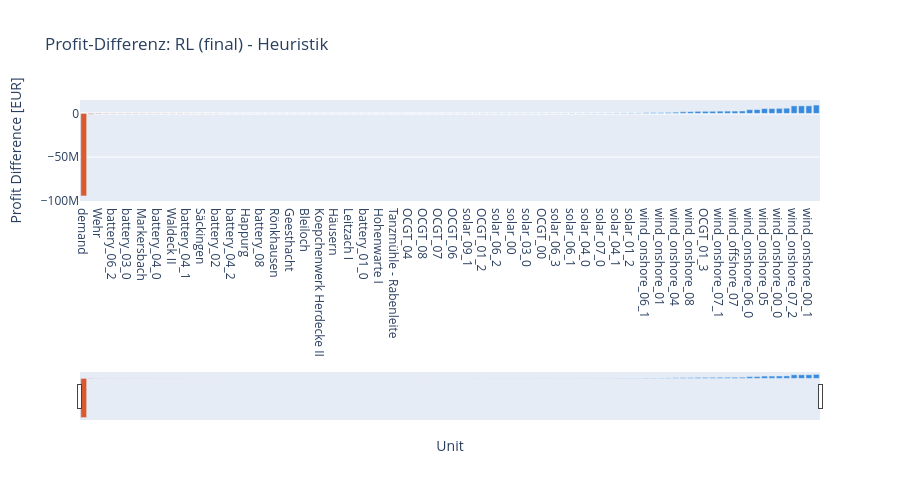

Here is the notebook cell this chart was saved with:
### Code cell
# Profit je Unit: nur FINAL_SIMS, beschnitten aufs gemeinsame Fenster
dispatch_final = clip_to_overlap(dispatch_df[dispatch_df["simulation"].isin(FINAL_SIMS)])

profit_df = (
    dispatch_final.groupby(["unit", "simulation"])
    .agg(energy_cashflow=("energy_cashflow", "sum"),
         total_costs=("total_costs", "sum"))
    .reset_index()
)
profit_df["profit"] = profit_df["energy_cashflow"] - profit_df["total_costs"]

# Pivot: Heuristik vs. finales RL-System
df_pivot = (
    profit_df.pivot(index="unit", columns="simulation", values="profit")
    .dropna(subset=[SIM_HEU, SIM_RL])
    .reset_index()
)
df_pivot["diff"] = df_pivot[SIM_RL] - df_pivot[SIM_HEU]
df_pivot = df_pivot.sort_values("diff")

fig_profit_diff = go.Figure()
fig_profit_diff.add_trace(go.Bar(
    x=df_pivot["unit"], y=df_pivot["diff"],
    marker_color=df_pivot["diff"].apply(lambda x: "#378ADD" if x >= 0 else "#D85A30"),
    name="RL - Heuristik",
))
fig_profit_diff.update_layout(
    xaxis_title="Unit", yaxis_title="Profit Difference [EUR]",
    title="Profit-Differenz: RL (final) - Heuristik",
    hovermode="x unified", height=500,
    xaxis=dict(rangeslider=dict(visible=True)),
)
fig_profit_diff.show()

### Figure 1 — Plotly figure (JSON) as saved in the notebook; plotly's stock layout.template omitted (floating-point values rounded to 4 significant figures)
{"data": [{"marker": {"color": ["#D85A30", "#D85A30", "#D85A30", "#D85A30", "#D85A30", "#D85A30", "#D85A30", "#D85A30", "#D85A30", "#D85A30", "#D85A30", "#D85A30", "#D85A30", "#D85A30", "#D85A30", "#D85A30", "#D85A30", "#D85A30", "#D85A30", "#D85A30", "#D85A30", "#D85A30", "#D85A30", "#D85A30", "#D85A30", "#D85A30", "#D85A30", "#D85A30", "#D85A30", "#D85A30", "#D85A30", "#D85A30", "#D85A30", "#D85A30", "#D85A30", "#D85A30", "#D85A30", "#D85A30", "#D85A30", "#D85A30", "#D85A30", "#D85A30", "#D85A30", "#D85A30", "#378ADD", "#378ADD", "#378ADD", "#378ADD", "#378ADD", "#378ADD", "#378ADD", "#378ADD", "#378ADD", "#378ADD", "#378ADD", "#378ADD", "#378ADD", "#378ADD", "#378ADD", "#378ADD", "#378ADD", "#378ADD", "#378ADD", "#378ADD", "#378ADD", "#378ADD", "#378ADD", "#378ADD", "#378ADD", "#378ADD", "#378ADD", "#378ADD", "#378ADD", "#378ADD", "#378ADD", "#378ADD", "#378ADD", "#378ADD", "#378ADD", "#378ADD", "#378ADD", "#378ADD", "#378ADD", "#378ADD", "#378ADD", "#378ADD", "#378ADD", "#378ADD", "#378ADD", "#378ADD", "#378ADD", "#378ADD", "#378ADD", "#378ADD", "#378ADD", "#378ADD", "#378ADD", "#378ADD", "#378ADD", "#378ADD"]}, "name": "RL - Heuristik", "type": "bar", "x": ["demand", "Goldisthal", "Wehr", "battery_03_2", "battery_06_2", "battery_06_0", "battery_03_0", "battery_00_1", "Markersbach", "battery_00_0", "battery_04_0", "battery_03_1", "Waldeck II", "battery_06_1", "battery_04_1", "Hohenwarte II", "Säckingen", "battery_05", "battery_02", "battery_07", "battery_04_2", "Erzhausen", "Happurg", "Langenprozelten", "battery_08", "Witznau", "Rönkhausen", "battery_01_1", "Geesthacht", "Reisach - Rabenleite", "Bleiloch", "Glems", "Koepchenwerk Herdecke II", "Waldshut", "Häusern", "Wendefurth", "Leitzach I", "Leitzach II", "battery_01_0", "battery_09", "Hohenwarte I", "Waldeck I", "Tanzmühle - Rabenleite", "Schwarzenbachwerk", "OCGT_04", "OCGT_05", "OCGT_08", "OCGT_02", "OCGT_07", "solar_05", "OCGT_06", "solar_08", "solar_09_1", "solar_09_0", "OCGT_01_2", "OCGT_03", "solar_06_2", "solar_02", "solar_00", "solar_03_2", "solar_03_0", "solar_03_1", "OCGT_00", "solar_09_2", "solar_06_3", "solar_06_0", "solar_06_1", "OCGT_09", "solar_04_0", "solar_07_1", "solar_07_0", "solar_04_2", "solar_04_1", "solar_01_1", "solar_01_2", "solar_01_0", "wind_onshore_06_1", "OCGT_01_1", "wind_onshore_01", "OCGT_01_4", "wind_onshore_04", "wind_onshore_03_1", "wind_onshore_08", "wind_offshore_00", "OCGT_01_3", "wind_offshore_06", "wind_onshore_07_1", "wind_onshore_07_3", "wind_offshore_07", "OCGT_01_0", "wind_onshore_06_0", "wind_onshore_09", "wind_onshore_05", "wind_onshore_07_0", "wind_onshore_00_0", "wind_onshore_02", "wind_onshore_07_2", "wind_onshore_00_2", "wind_onshore_00_1", "wind_onshore_03_0"], "y": [-94490000.0, -856300.0, -612300.0, -496100.0, -446300.0, -426800.0, -425100.0, -399400.0, -363700.0, -362700.0, -348200.0, -345400.0, -338600.0, -324800.0, -256600.0, -214900.0, -198500.0, -182300.0, -156900.0, -103200.0, -94790.0, -92580.0, -92500.0, -92420.0, -88560.0, -77940.0, -69980.0, -61770.0, -61720.0, -60720.0, -59660.0, -56740.0, -56160.0, -55810.0, -53790.0, -53450.0, -52560.0, -52530.0, -52180.0, -48200.0, -47770.0, -45220.0, -38950.0, -17740.0, 4909.0, 6708.0, 20960.0, 21510.0, 57380.0, 129300.0, 131800.0, 159200.0, 217100.0, 231800.0, 238300.0, 251200.0, 254300.0, 257100.0, 260500.0, 266100.0, 276700.0, 277600.0, 280900.0, 288100.0, 316500.0, 322700.0, 322700.0, 348800.0, 361500.0, 365100.0, 374900.0, 421000.0, 516500.0, 532500.0, 551900.0, 551900.0, 882600.0, 933600.0, 976500.0, 1113000.0, 1404000.0, 1889000.0, 1975000.0, 2358000.0, 2382000.0, 2437000.0, 2606000.0, 2618000.0, 2657000.0, 2772000.0, 4284000.0, 4390000.0, 5528000.0, 5537000.0, 5767000.0, 5974000.0, 8653000.0, 8670000.0, 8671000.0, 9578000.0]}], "layout": {"height": 500, "hovermode": "x unified", "title": {"text": "Profit-Differenz: RL (final) - Heuristik"}, "xaxis": {"rangeslider": {"visible": true}, "title": {"text": "Unit"}}, "yaxis": {"title": {"text": "Profit Difference [EUR]"}}}}
